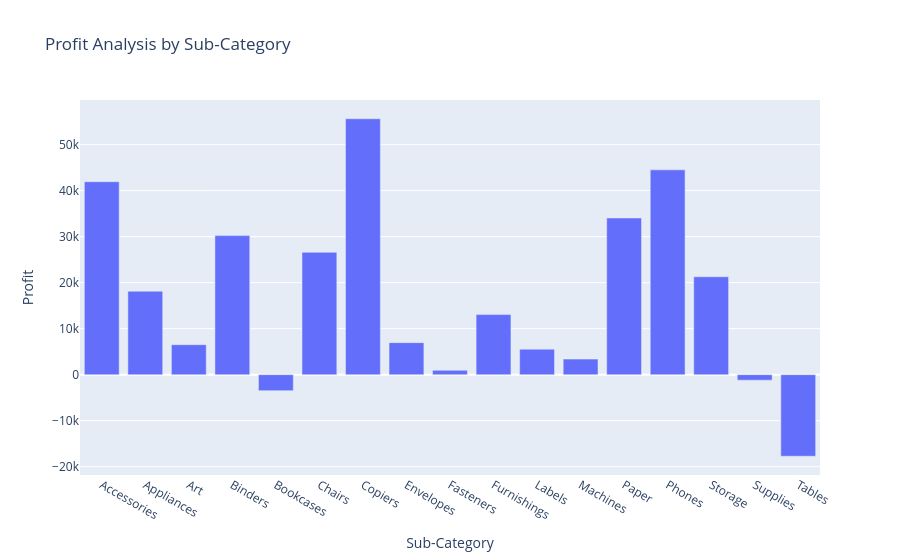

The notebook cell saved with this chart:
### Markdown cell above
# profit_by_subcategory

### Code cell
profit_by_subcategory = data.groupby('Sub-Category')['Profit'].sum().reset_index()
fig = px.bar(profit_by_subcategory, x='Sub-Category', 
             y='Profit', 
             title='Profit Analysis by Sub-Category')
fig.show()

### Figure 1 — Plotly figure (JSON) as saved in the notebook; plotly's stock layout.template omitted (floating-point values rounded to 4 significant figures)
{"data": [{"hovertemplate": "Sub-Category=%{x}<br>Profit=%{y}<extra></extra>", "legendgroup": "", "marker": {"color": "#636efa", "pattern": {"shape": ""}}, "name": "", "orientation": "v", "showlegend": false, "textposition": "auto", "type": "bar", "x": ["Accessories", "Appliances", "Art", "Binders", "Bookcases", "Chairs", "Copiers", "Envelopes", "Fasteners", "Furnishings", "Labels", "Machines", "Paper", "Phones", "Storage", "Supplies", "Tables"], "xaxis": "x", "y": [41940.0, 18140.0, 6528.0, 30220.0, -3473.0, 26590.0, 55620.0, 6964.0, 949.5, 13060.0, 5546.0, 3385.0, 34050.0, 44520.0, 21280.0, -1189.0, -17730.0], "yaxis": "y"}], "layout": {"barmode": "relative", "legend": {"tracegroupgap": 0}, "title": {"text": "Profit Analysis by Sub-Category"}, "xaxis": {"anchor": "y", "domain": [0, 1], "title": {"text": "Sub-Category"}}, "yaxis": {"anchor": "x", "domain": [0, 1], "title": {"text": "Profit"}}}}
